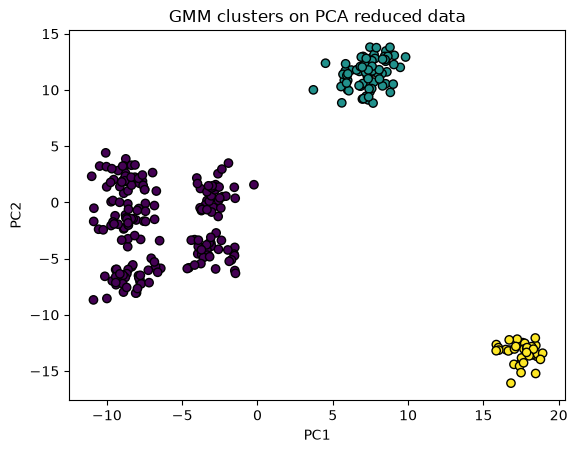

Reproduce this figure in Python.
import matplotlib.pyplot as plt
from pathlib import Path
from sklearn.datasets import make_blobs
from sklearn.decomposition import PCA
from sklearn.mixture import GaussianMixture

X, y_true = make_blobs(n_samples=300, n_features=8, centers=8, random_state=42)

pca = PCA(n_components=2)
X_reduced = pca.fit_transform(X)

gmm = GaussianMixture(n_components=3, random_state=42)
labels = gmm.fit_predict(X_reduced)

plt.scatter(X_reduced[:, 0], X_reduced[:, 1], c=labels, cmap="viridis", edgecolors="k")
plt.xlabel("PC1")
plt.ylabel("PC2")
plt.title("GMM clusters on PCA reduced data")
out = Path(__file__).resolve().parent / "PCAGaussianMixtureClustering.png"
plt.savefig(out, bbox_inches="tight")
plt.close()
print(f"Saved {out}")
